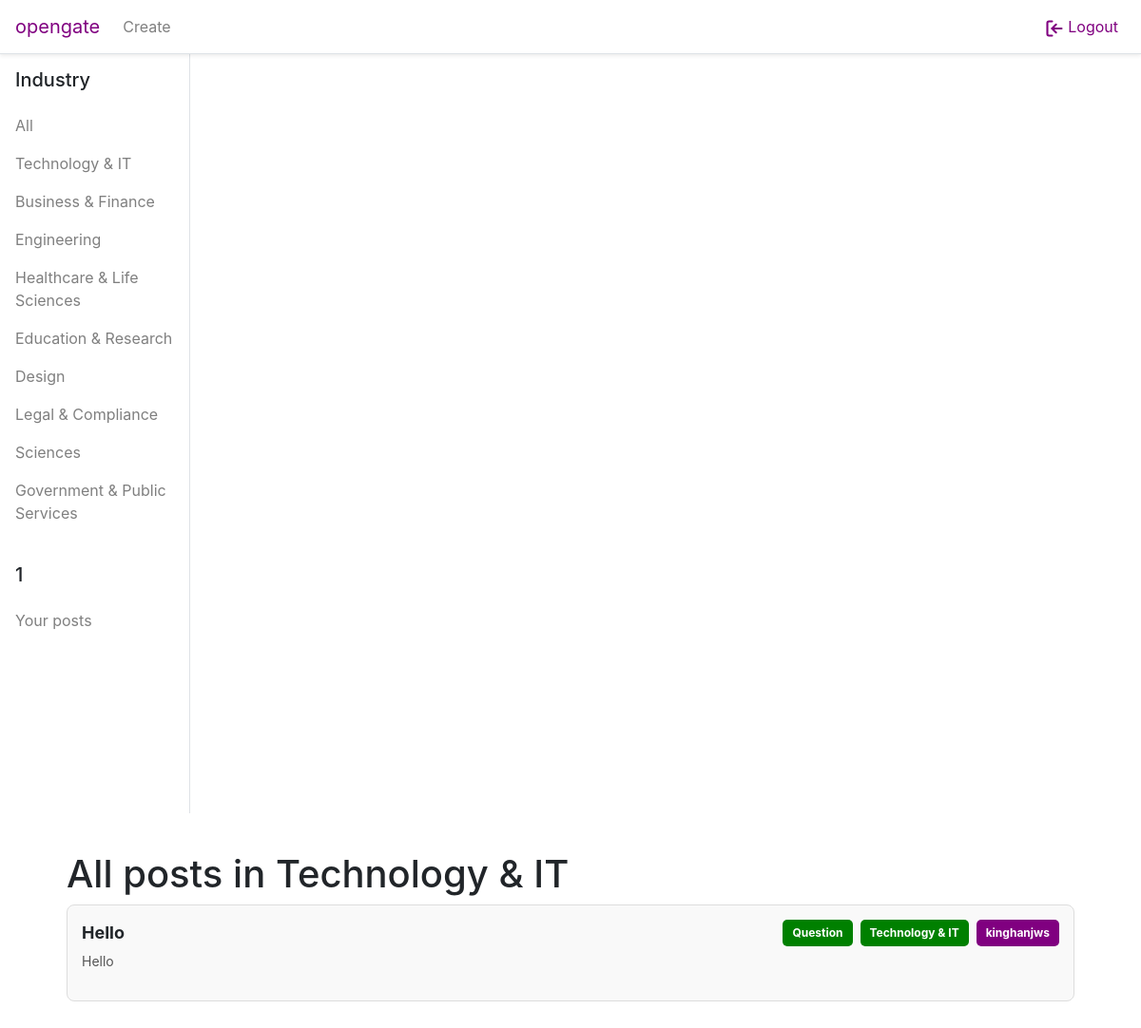
The app's page /view_industry_posts/Technology-IT/ (signed in) with its own data.
### forumApp/models.py (models this page shows, shortened)
class Post(models.Model):
    post_id = models.AutoField(primary_key=True)
    title = models.CharField(max_length=200)
    content = models.TextField(max_length=10000)
    author = models.ForeignKey(User, on_delete=models.CASCADE)
    created_at = models.DateTimeField(auto_now_add=True)
    updated_at = models.DateTimeField(auto_now=True)
    topic_tag = models.CharField(max_length=50, choices=CHOICES_TOPIC, default=("None", "None"))
    industry_tag = models.CharField(max_length=50, choices=CHOICES_INDUSTRY, default=("None", "None"))

### forumApp/views.py (the view)
# urls.py: path('view_industry_posts/<str:industry>/', views.specific_industry_post_list_view, name="industry_post_list"),
@login_required
def specific_industry_post_list_view(request, industry):
    posts = Post.objects.filter(industry_tag=industry)
    industry_readable = INDUSTRY_DICT.get(industry)
    return render(request, 'auth1_app/view_specific_post.html', {
        'posts': posts,
        'industry': industry,
        'industry_readable': industry_readable,
    })

### forumApp/templates/auth1_app/view_specific_post.html (shortened to what this page needs)
{% extends "layout.html" %}
{% load custom_filters %}
{% load static %}
{% block content %}
<!DOCTYPE html>
<html lang="en">
<head>
    <link rel="stylesheet" href="{% static 'styles/styles.css' %}" type="text/css">
</head>
<body>
    <div class="container">
        <h1>All posts in {{industry_readable}} </h1>
        {% for post in posts %}
            <a href="{% url 'individual_post' id=post.post_id %}" class="post-preview">
                <div class="post-content">
                    <div class="post-header">
                        <h2 class="post-title">{{ post.title }}</h2>
                        <span class="industry-badge">{{ post.topic_tag }}</span>
                        <span class="industry-badge">{{industry_readable}}</span>
                        <span class="author-badge">{{ post.author }}</span>
                    </div>
                    <p class="post-summary">
                        {{ post.content|truncatewords:60 }}
                    </p>
                </div>
            </a>
        {% endfor %}
    </div>
</body>
</html>
{% endblock  %}

### forumApp/templates/layout.html (shortened to what this page needs)
<!DOCTYPE html>
<html lang="en">
<head>
    <link href="https://cdn.jsdelivr.net/npm/bootstrap@4.5.2/dist/css/bootstrap.min.css" rel="stylesheet">
</head>
<body>
    <nav class="navbar navbar-expand-lg navbar-light fixed-top bg-white border-bottom shadow-sm">
        <a href="{% url 'post_list' %}" class="navbar-brand" style="color: purple;">
            opengate
        </a>
        <div class="collapse navbar-collapse" id="navbarNav">
            <ul class="navbar-nav mr-auto">
                <li class="nav-item">
                    <a href="{% url 'create_post' %}" class="nav-link">Create</a>
                </li>
            </ul>
            <ul class="navbar-nav ml-auto">
                {% if user.is_authenticated %}
                    <form method="POST" action="{% url 'logout' %}">
                        <li class="nav-item">
                            <button type="submit" class="nav-link btn btn-link" style="border: none; background: none; color: purple;">
                                <svg width="20" height="20" viewBox="0 0 24 24" fill="none" stroke="currentColor" stroke-width="2.5" stroke-linecap="round" stroke-linejoin="round">
                                    <path d="M9 3H5a2 2 0 0 0-2 2v14a2 2 0 0 0 2 2h4" />
                                    <polyline points="14 7 9 12 14 17" />
                                    <line x1="9" y1="12" x2="21" y2="12" />
                                </svg>
                                Logout
                            </button>
                        </li>
                    </form>
                {% endif %}
            </ul>
        </div>
    </nav>
    <div class="container-fluid">
        <div class="row">
            <div class="col-md-2 sidebar p-0">
                <nav class="navbar navbar-light flex-md-column align-items-start p-3">
                    <span class="h5">Industry</span>
                    <ul class="navbar-nav w-80 mt-2">
                        <li class="nav-item">
                            <a class="nav-link" href="{% url 'post_list' %}">All</a>
                        </li>
                        <li class="nav-item">
                            <a class="nav-link" href="{% url 'industry_post_list' 'Technology-IT' %}">Technology &amp; IT</a>
                        </li>
                        <li class="nav-item">
                            <a class="nav-link" href="{% url 'industry_post_list' 'Business-Finance' %}">Business &amp; Finance</a>
                        </li>
                        <li class="nav-item">
                            <a class="nav-link" href="{% url 'industry_post_list' 'Engineering' %}">Engineering</a>
                        </li>
                        <li class="nav-item">
                            <a class="nav-link" href="{% url 'industry_post_list' 'Healthcare-Life Sciences' %}">Healthcare &amp; Life Sciences</a>
                        </li>
                        <li class="nav-item">
                            <a class="nav-link" href="{% url 'industry_post_list' 'Education-Research' %}">Education &amp; Research</a>
                        </li>
                        <li class="nav-item">
                            <a class="nav-link" href="{% url 'industry_post_list' 'Design' %}">Design</a>
                        </li>
                        <li class="nav-item">
                            <a class="nav-link" href="{% url 'industry_post_list' 'Legal-Compliance' %}">Legal &amp; Compliance</a>
                        </li>
                        <li class="nav-item">
                            <a class="nav-link" href="{% url 'industry_post_list' 'Sciences' %}">Sciences</a>
                        </li>
                        <li class="nav-item">
                            <a class="nav-link" href="{% url 'industry_post_list' 'Government-Public Services' %}">Government &amp; Public Services</a>
                        </li>
                    </ul>
                    {% if user.is_authenticated %}
                        <span class="h5">{{request.user.username}}</span>
                        <ul class="navbar-nav w-100 mt-2">
                            <li class="nav-item">
                                <a class="nav-link" href="{% url 'user_post_list' %}">Your posts</a>
                            </li>
                        </ul>
                    {% endif %}
                </nav>
            </div>
    <div class="container">
        {% block content %}
        {% endblock content %}
    </div>
</body>
</html>

### forumApp/static/styles/styles.css (style rules this page uses)
.container { margin: 0 auto; padding: 20px; word-wrap: break-word; overflow-wrap: break-word; }
.post-preview { display: block; text-decoration: none; border: 1px solid #ddd; padding: 15px; border-radius: 8px; margin-bottom: 10px; background-color: #f9f9f9; transition: background-color 0.2s ease-in-out; color: inherit; }
.post-content { display: flex; flex-direction: column; }
.post-header { display: flex; align-items: center; gap: 8px; flex-wrap: wrap; }
.post-title { font-size: 18px; font-weight: bold; margin: 0; flex-grow: 1; text-decoration: none; }
.author-badge { background-color: purple; color: white; padding: 5px 10px; border-radius: 5px; font-weight: bold; font-size: 12px; white-space: nowrap; }
.post-summary { font-size: 14px; color: #555; margin-top: 5px; }
.industry-badge { background-color: green; color: white; padding: 5px 10px; border-radius: 5px; font-weight: bold; font-size: 12px; white-space: nowrap; display: inline-block; }

### forumApp/templates/layout.html (style rules this page uses)
body { padding-top: 56px; }
.navbar { background-color: #fff; }
.navbar-brand, .nav-link { color: #fff; }
.container { margin-top: 20px; }
.sidebar { min-height: 100vh; background-color: #fff; border-right: 1px solid #dee2e6; }
.sidebar .nav-link { color: #fff; }

### records on screen
Post: title "Hello", topic_tag "Question", industry_readable "Technology & IT", author "kinghanjws", content "Hello"

### other values on screen
{{ request.user.username }} "1"
{{ industry_readable }} "Technology & IT"
